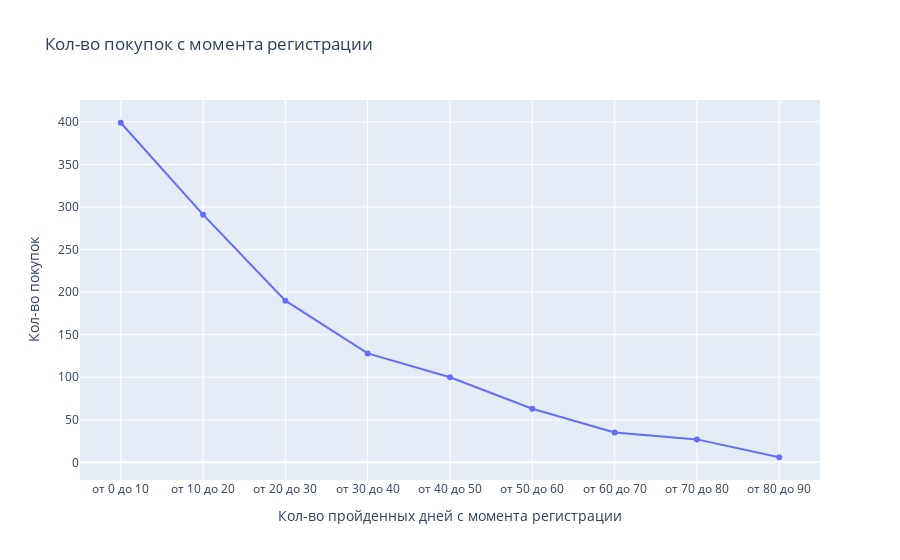

The cell this chart's notebook holds for it:
### Code cell
fig = go.Figure(layout={'title': 'Кол-во покупок с момента регистрации',
          'xaxis': {'title': 'Кол-во пройденных дней с момента регистрации'},'yaxis': {'title': 'Кол-во покупок'}})

fig.add_trace(go.Scatter(x=purchase_data.groupby('groups')['price'].count().index, 
                         y=purchase_data.groupby('groups')['groups'].count(),
                    mode='lines+markers'))

### Figure 1 — Plotly figure (JSON) as saved in the notebook; plotly's stock layout.template omitted (floating-point values rounded to 4 significant figures)
{"data": [{"mode": "lines+markers", "type": "scatter", "x": ["от 0 до 10", "от 10 до 20", "от 20 до 30", "от 30 до 40", "от 40 до 50", "от 50 до 60", "от 60 до 70", "от 70 до 80", "от 80 до 90"], "y": [399, 291, 190, 128, 100, 63, 35, 27, 6]}], "layout": {"title": {"text": "Кол-во покупок с момента регистрации"}, "xaxis": {"title": {"text": "Кол-во пройденных дней с момента регистрации"}}, "yaxis": {"title": {"text": "Кол-во покупок"}}}}
